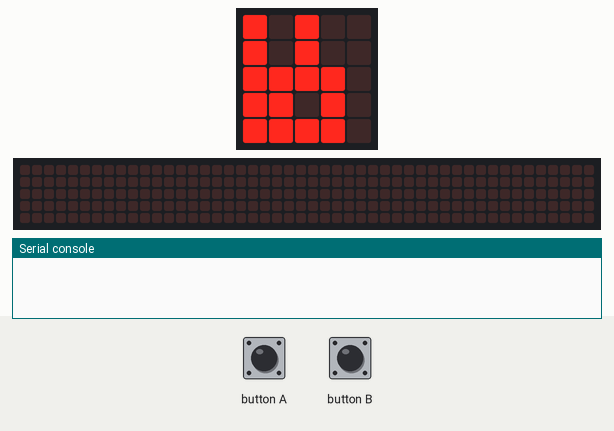
This program was run on a simulated BBC micro:bit running MicroPython. Parts: the board's 5×5 LED display, a strip that is not on the board, showing the scrolling text unrolled, the last lines printed to the serial console. The test bench sets the inputs (shaded band). Random numbers come from a fixed seed; no radio messages arrive unless stated (any console line starting 'radio sent:' is added by the test bench); the 48×5 strip is a reading aid, not a part: it shows the text the display is scrolling, unrolled, one strip-width of it at a time.

Above: at 0.1 s.
At 17.2 s:
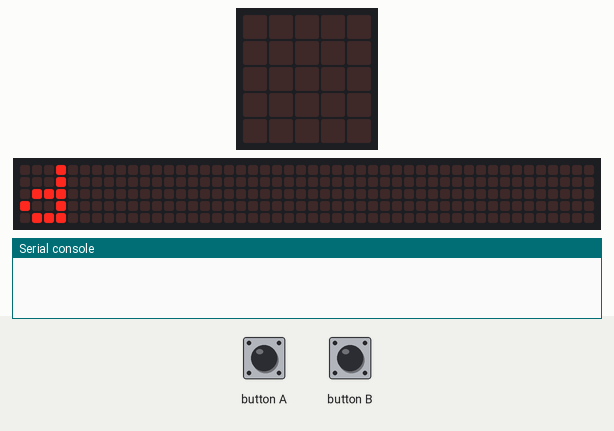
18.6 s: button A pressed for 0.15 s
At 18.67 s:
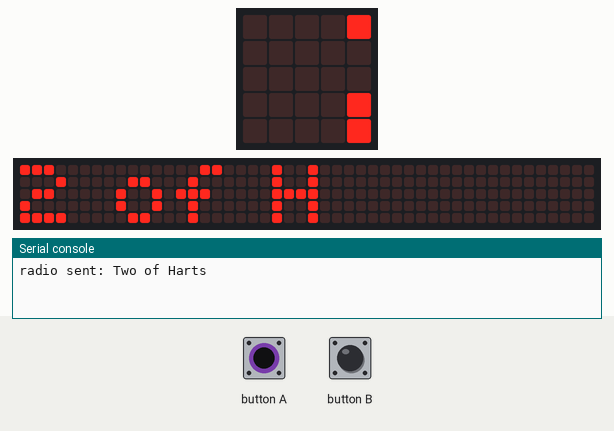

Measured:
- after the input at 18.6 s, the display: changes at once (image 2)

The program:

mentalism-volunteer.py
```python
from microbit import *
import random
import radio

cards = [
    ["A", "Ace"],
    ["1", "One"],
    ["2", "Two"],
    ["3", "Three"],
    ["4", "Four"],
    ["5", "Five"],
    ["6", "Six"],
    ["7", "Seven"],
    ["8", "Eight"],
    ["9", "Nine"],
    ["10", "Ten"],
    ["J", "Jack"],
    ["Q", "Queen"],
    ["K", "King"],
]

suits = [["H", "Harts"], ["C", "Clubs"], ["S", "Spades"], ["D", "Die a monds"]]


def show_startup_screen():
    display.show(Image.RABBIT)
    sleep(1000)
    display.clear()
    sleep(1000)


def broadcast_selected_card(card, suit):
    # this message will be read aloud, so make sure it is english.
    message = " ".join([card[1], "of", suit[1]])
    radio.send(message)


show_startup_screen()
radio.on()

display.scroll("pick a card, any card")
selected_card = ""

while True:
    if selected_card:
        display.scroll(selected_card)

    # pick a card at random
    if button_a.was_pressed():
        card = random.choice(cards)
        suit = random.choice(suits)
        broadcast_selected_card(card, suit)
        selected_card = card[0] + " of " + suit[0]

    # prompt robot to announce the "guess"
    if button_b.was_pressed():
        radio.send("announce")
```
